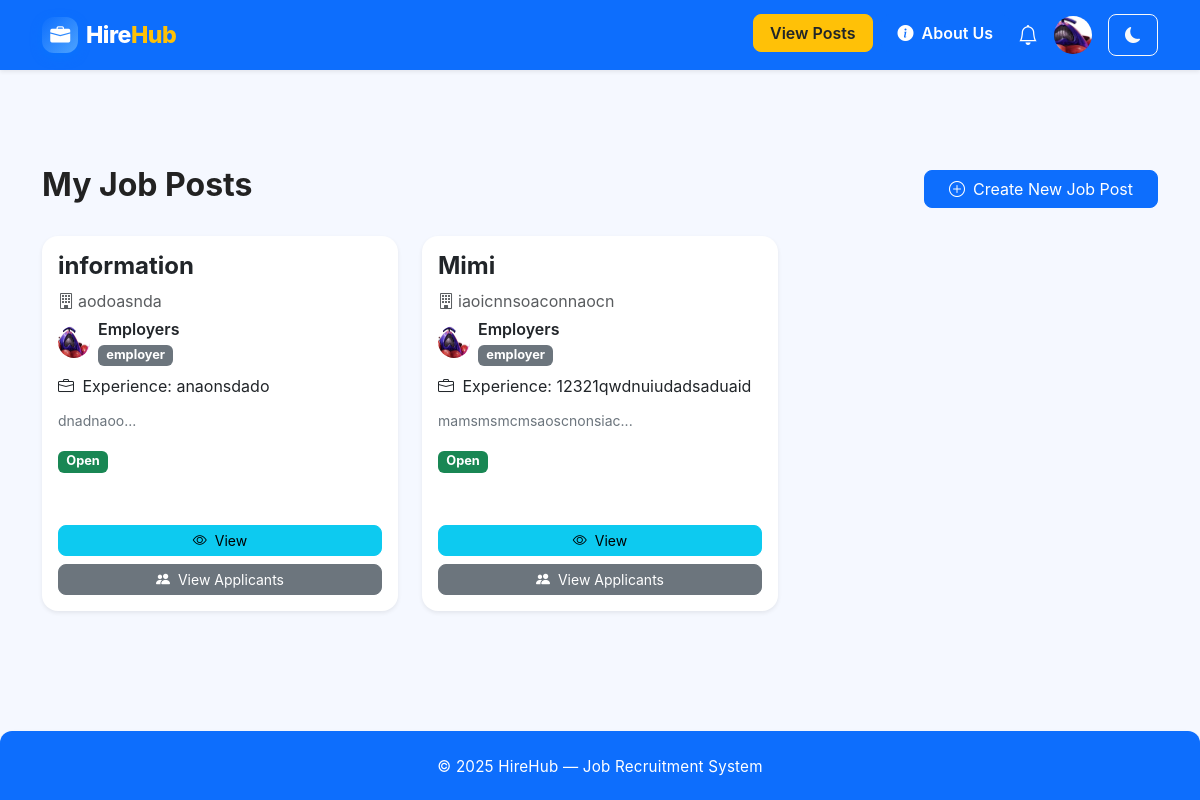
The page /my/posts (signed in) on the database its author committed.
### app/app.py (models this page shows, shortened)
class User(UserMixin, db.Model):
    __tablename__ = "users"
    id = db.Column(db.Integer, primary_key=True)
    username = db.Column(db.String(80), unique=True, nullable=False)
    email = db.Column(db.String(150), unique=True, nullable=True)
    password_hash = db.Column(db.String(200), nullable=False)
    role = db.Column(db.String(20), nullable=False, default="applicant")
    banned = db.Column(db.Boolean, default=False)
    resume_filename = db.Column(db.String(300))
    email_confirmed = db.Column(db.Boolean, default=False)
    created_at = db.Column(db.DateTime, default=datetime.utcnow)
    status = db.Column(db.String(20), default="pending")
    profile_picture = db.Column(db.String(300))
    first_name = db.Column(db.String(50))
    last_name = db.Column(db.String(50))
    jobs = db.relationship("Job", backref="user", lazy=True, cascade="all, delete-orphan")
    applications = db.relationship("JobApplication", backref="user", lazy=True, cascade="all, delete-orphan")
    applicant_posts = db.relationship("ApplicantPost", backref="user", lazy=True, cascade="all, delete-orphan")
    posts = db.relationship("Post", backref="user", lazy=True, cascade="all, delete-orphan")
    @property
    def password(self):
        raise AttributeError("password is not a readable attribute")

class Job(db.Model):
    __tablename__ = "jobs"
    id = db.Column(db.Integer, primary_key=True)
    user_id = db.Column(db.Integer, db.ForeignKey("users.id"), nullable=False)
    role = db.Column(db.String(20), nullable=False)
    title = db.Column(db.String(200), nullable=False)
    company = db.Column(db.String(200))
    description = db.Column(db.Text, nullable=False)
    experience_required = db.Column(db.String(200))
    degree_required = db.Column(db.String(200))
    resume_file = db.Column(db.String(200))
    date_posted = db.Column(db.DateTime, default=datetime.utcnow)
    status = db.Column(db.String(20), default="open")  # open, pending, taken
    applications = db.relationship(
        "JobApplication",
        backref="job",
        lazy=True,
        cascade="all, delete-orphan"
    )

### app/app.py (the view)
@app.route("/my/posts")
@login_required
def my_posts():
    jobs = Job.query.filter_by(user_id=current_user.id).order_by(Job.id.desc()).all()
    return render_template("my_posts.html", jobs=jobs)

### app/app.py (called while the page is built)
@login_manager.user_loader
def load_user(user_id):
    return User.query.get(int(user_id))

### app/templates/my_posts.html (shortened to what this page needs)
{% extends "base.html" %}
{% block content %}
<div class="container py-5">
  <div class="d-flex justify-content-between align-items-center mb-4">
      <h2 class="fw-bold">My Job Posts</h2>
      <a href="{{ url_for('jobs.create_post') }}" class="btn btn-primary px-4">
          <i class="bi bi-plus-circle me-2"></i>Create New Job Post
      </a>
  </div>
  {% if jobs %}
    <div class="row g-4">
      {% for job in jobs %}
      <div class="col-md-6 col-lg-4">
        <div class="card job-card shadow-sm border-0 p-3 h-100">
            <h4 class="fw-bold">{{ job.title }}</h4>
            <p class="text-muted mb-1"><i class="bi bi-building me-1"></i>{{ job.company }}</p>
            <div class="d-flex align-items-center mb-2">
                {% if job.user.profile_picture %}
                <img src="{{ url_for('static', filename='profile_pics/' ~ job.user.profile_picture) }}"
                    class="rounded-circle me-2" width="32" height="32">
                {% else %}
                <i class="bi bi-person-circle text-primary me-2" style="font-size: 1.6rem;"></i>
                {% endif %}
                <div>
                    <span class="fw-semibold">{{ job.user.username }}</span><br>
                    <small class="badge bg-secondary">{{ job.user.role }}</small>
                </div>
            </div>
            {% if job.experience_required %}
            <p class="mb-1">
              <i class="bi bi-briefcase me-1"></i>
              Experience: {{ job.experience_required }}
            </p>
            {% endif %}
            <p class="text-secondary mt-2 small">
              {{ job.description[:120] }}...
            </p>
            <div class="mb-3">
                {% if job.status == 'open' %}
                    <span class="badge bg-success">Open</span>
                {% elif job.status == 'pending' %}
                    <span class="badge bg-warning text-dark">Pending Applicants</span>
                {% elif job.status == 'taken' %}
                    <span class="badge bg-danger">Taken</span>
                {% endif %}
            </div>
            <div class="mt-auto pt-3 d-flex flex-column gap-2">
                <a href="{{ url_for('jobs.view_post', job_id=job.id) }}"
                    class="btn btn-info btn-sm w-100">
                    <i class="bi bi-eye me-1"></i> View
                </a>
                {% if current_user.role in ['employer', 'admin'] %}
                <button class="btn btn-secondary btn-sm w-100"
                        data-bs-toggle="collapse"
                        data-bs-target="#applicants{{ job.id }}">
                    <i class="bi bi-people-fill me-1"></i> View Applicants
                </button>
                {% endif %}
            </div>
        </div>
      </div>
      {% endfor %}
    </div>
  {% else %}
    <div class="alert alert-info text-center" role="alert">
      You haven't posted any jobs yet. Click "Create New Job Post" to get started!
    </div>
  {% endif %}
</div>
{% endblock %}

### app/templates/base.html (shortened to what this page needs)
<!DOCTYPE html>
<html lang="en">
<head>
    <link href="https://cdn.jsdelivr.net/npm/bootstrap@5.3.3/dist/css/bootstrap.min.css" rel="stylesheet">
    <link rel="stylesheet" href="{{ url_for('static', filename='css/style.css') }}">
</head>
<body>
<nav class="navbar navbar-expand-lg navbar-dark main-navbar shadow-sm">
    <div class="container">
        <a class="navbar-brand fw-bold d-flex align-items-center gap-2"
           href="{{ url_for('admin.landing') }}"
           style="letter-spacing: -0.5px;">
            <span class="logo-icon d-flex justify-content-center align-items-center">
                <i class="bi bi-briefcase-fill"></i>
            </span>
            <span class="logo-text">
                Hire<span class="logo-highlight">Hub</span>
            </span>
        </a>
        <div class="collapse navbar-collapse" id="navbarNav">
            <ul class="navbar-nav ms-auto">
                {% if current_user.is_authenticated %}
                <li class="nav-item me-2">
                    <a class="btn btn-warning text-dark fw-semibold px-3"
                       href="{{ url_for('jobs.posts') }}">
                        View Posts
                    </a>
                </li>
                <li class="nav-item me-2">
                    <a class="btn btn-primary fw-semibold px-3"
                       href="{{ url_for('auth.about') }}">
                        <i class="bi bi-info-circle-fill me-1"></i> About Us
                    </a>
                </li>
                <li class="nav-item d-flex align-items-center me-3">
                    <a href="#" class="text-white fs-5">
                        <i class="bi bi-bell"></i>
                    </a>
                </li>
                <li class="nav-item dropdown d-flex align-items-center">
                    <a href="#" id="profileDropdown" data-bs-toggle="dropdown" aria-expanded="false">
                        <img id="navbarProfilePic"
                             class="nav-profile-pic"
                             style="display:none;"
                             src="{% if current_user.profile_picture %}
                                     {{ url_for('static', filename='uploads/' ~ current_user.profile_picture) }}
                                  {% else %}
                                     {{ url_for('static', filename='profile_pics/default_ai_avatar.png') }}
                                  {% endif %}">
                    </a>
                </li>
                <li class="nav-item d-flex align-items-center ms-3">
                    <button id="themeToggle" class="btn btn-outline-light rounded-circle px-3 py-2">
                        <i class="bi bi-moon-fill" id="themeIcon"></i>
                    </button>
                </li>
                {% else %}
                <li class="nav-item"><a class="nav-link" href="{{ url_for('auth.login') }}">Login</a></li>
                <li class="nav-item"><a class="nav-link" href="{{ url_for('auth.register') }}">Register</a></li>
                {% endif %}
            </ul>
        </div>
    </div>
</nav>
<link href="https://cdn.jsdelivr.net/npm/bootstrap-icons@1.10.5/font/bootstrap-icons.css" rel="stylesheet">
<main class="content-wrapper py-4">
    {% block content %}{% endblock %}
</main>
<footer class="footer mt-5 shadow-sm text-center">
    &copy; 2025 HireHub — Job Recruitment System
</footer>
</body>
</html>

### app/static/css/style.css (style rules this page uses)
body { background: #f5f8ff; font-family: "Inter", Arial, sans-serif; color: #222; }
.content-wrapper { padding-top: 20px; padding-bottom: 40px; }
.card { border-radius: 14px; box-shadow: 0 4px 12px rgba(0,0,0,0.06); border: none; }
.btn { border-radius: 8px !important; transition: 0.25s; }
.main-navbar { background: #0d6efd; padding: 12px 0; }
.main-navbar .navbar-brand { font-size: 1.6rem; font-weight: 700; color: white !important; }
.footer { background: #0d6efd; color: white; text-align: center; padding: 25px 10px; border-radius: 12px 12px 0 0; margin-top: 60px; font-size: 0.95rem; letter-spacing: 0.2px; }
.badge { font-size: 0.8rem; border-radius: 6px; }
.job-card { border-radius: 18px; transition: transform 0.25s ease, box-shadow 0.25s ease; }
body { transition: background 0.3s ease, color 0.3s ease; }
.job-card { border-radius: 16px; background: #ffffff; padding: 22px; margin-bottom: 20px; box-shadow: 0 4px 14px rgba(0, 0, 0, 0.08); transition: all 0.25s ease; border-left: 5px solid #0d6efd; }
.navbar-brand { transition: 0.25s ease; }
.logo-icon { width: 36px; height: 36px; border-radius: 12px; background: linear-gradient(135deg, #0d6efd, #4da3ff); color: white; font-size: 1.25rem; box-shadow: 0 4px 12px rgba(0, 123, 255, 0.4); transition: 0.3s ease; }
.logo-text { font-size: 1.45rem; font-weight: 800; color: white; }
.logo-highlight { color: #ffc107; }

### app/templates/base.html (style rules this page uses)
.nav-profile-pic { width: 38px; height: 38px; border-radius: 50%; object-fit: cover; transition: 0.25s ease; }
.logo-icon { width: 36px; height: 36px; border-radius: 12px; background: linear-gradient(135deg, #0d6efd, #4da3ff); color: white; font-size: 1.25rem; box-shadow: 0 4px 12px rgba(0, 123, 255, 0.4); transition: 0.3s ease; }
.logo-text { font-size: 1.45rem; font-weight: 800; color: white; }
.logo-highlight { color: #ffc107; }

### rows shown on the page
User: profile_picture (picture)
Job: title "information", company "aodoasnda", profile_picture (picture), user.username "Employers", user.role "employer", experience_required "anaonsdado", description "dnadnaoo", status "Open"
Job: title "Mimi", company "iaoicnnsoaconnaocn", profile_picture (picture), user.username "Employers", user.role "employer", experience_required "12321qwdnuiudadsaduaid", description "mamsmsmcmsaoscnonsiac", status "Open"
